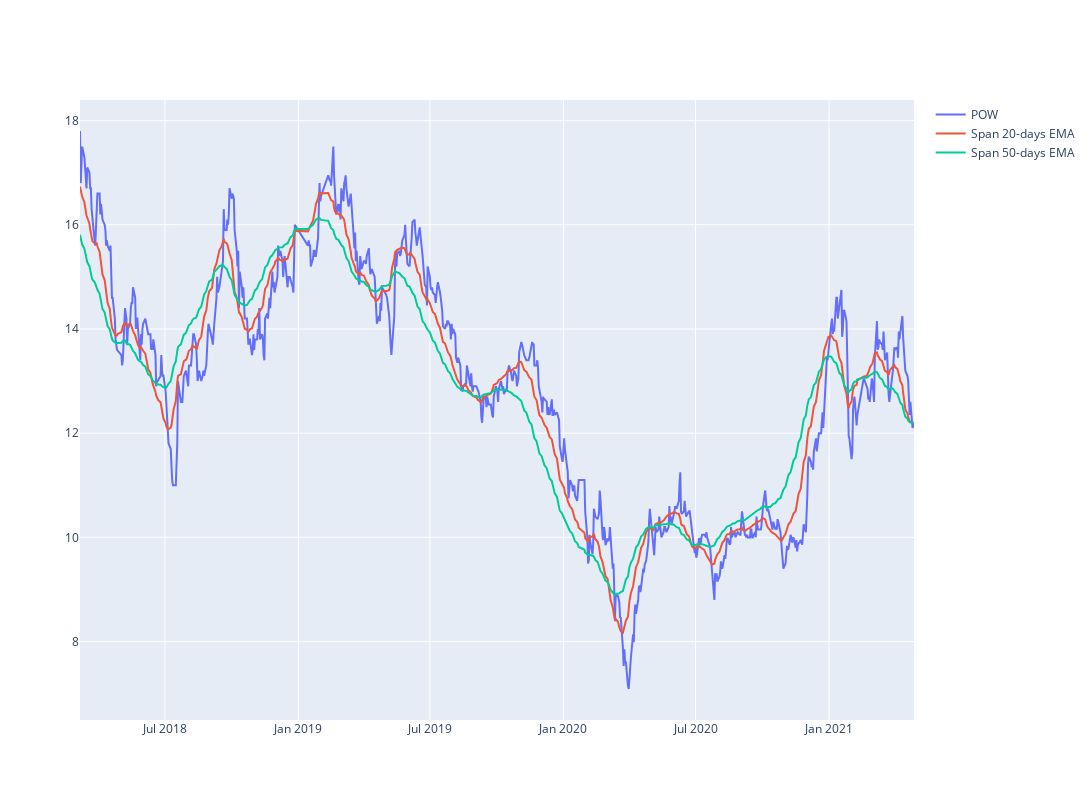

Notebook code cell kept with this figure:
### Code cell
#plot linechart for stock price
short_rolling = df['<Close>'].rolling(window=20).mean()

ema_long = df['<Close>'].ewm(span=50, adjust=False).mean()
ema_short = df['<Close>'].ewm(span=20, adjust=False).mean()
line_price = df['<Close>']
fig = go.Figure()
#px.line(df_hpg, x='datetime', y='<Close>', labels={'x':'Date', 'y':'Price'})
fig.update_layout(  autosize=False,   width=1200,    height=800)
fig.add_trace(go.Scatter(x=df.datetime, y=line_price, 
                        mode='lines', name='POW'))

fig.add_trace(go.Scatter(x=df.datetime, y=ema_short, 
                        mode='lines', name='Span 20-days EMA'))

fig.add_trace(go.Scatter(x=df.datetime, y=ema_long, 
                        mode='lines', name='Span 50-days EMA'))

### Figure 1 — Plotly figure (JSON) as saved in the notebook; plotly's stock layout.template omitted (floating-point values rounded to 4 significant figures; data arrays with more than 128 entries replaced by an {"elided": "..."} marker saying what was removed)
{"data": [{"mode": "lines", "name": "POW", "type": "scatter", "x": {"elided": "780 str values"}, "y": {"elided": "780 float values"}}, {"mode": "lines", "name": "Span 20-days EMA", "type": "scatter", "x": {"elided": "780 str values"}, "y": {"elided": "780 float values"}}, {"mode": "lines", "name": "Span 50-days EMA", "type": "scatter", "x": {"elided": "780 str values"}, "y": {"elided": "780 float values"}}], "layout": {"autosize": false, "height": 800, "width": 1200}}
